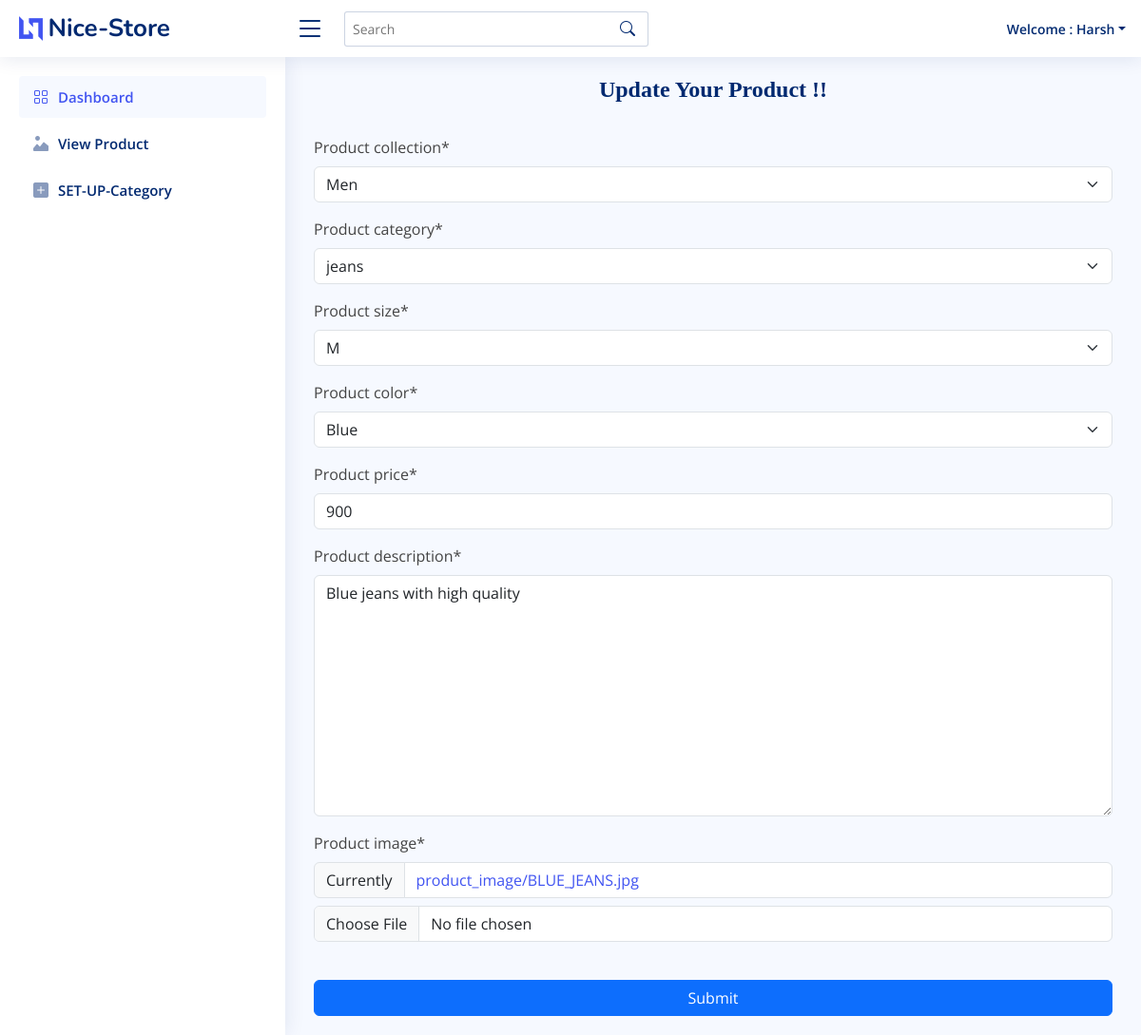
The page /product_update/9/ (signed in) on the database its author committed.
### myapp/models.py (models this page shows, shortened)
class Product(models.Model):
    CHOICE1 = (
        ('men', 'Men'),  # {{ i.get_product_collection_display }} in this way capital Men ll show
        ('women', 'Women'),)
    CHOICE3 = (
        ('m', 'M'),
        ('l', 'L'),
    )
    CHOICE4 = (
        ('red', 'Red'),
        ('black', 'Black'),
        ('blue', 'Blue'),
    )
    product_seller = models.ForeignKey(UserCreate, on_delete=models.CASCADE)
    product_collection = models.CharField(max_length=100, choices=CHOICE1)
    product_category = models.ForeignKey(Category, on_delete=models.CASCADE)
    product_size = models.CharField(max_length=100, choices=CHOICE3)
    product_color = models.CharField(max_length=100, choices=CHOICE4)
    product_price = models.PositiveIntegerField()
    product_description = models.TextField()
    product_image = models.ImageField(upload_to="product_image/")

### myapp/views.py (the view, shortened to what this page needs)
# urls.py: path('product_update/<int:pk>/', views.ProductUpdateView.as_view(), name='product_update'),
class ProductUpdateView(LoginRequiredMixin, UpdateView):
    model = Product
    form_class = ViewProductUpdateForm
    template_name = 'myapp/seller/update_product.html'

### myapp/forms.py
class ViewProductUpdateForm(forms.ModelForm):
    class Meta:
        model = Product
        exclude = ('product_seller',)

### myapp/models.py (called while the page is built)
    def __str__(self):
        return self.category_name

### myapp/templates/myapp/seller/update_product.html (shortened to what this page needs)
{% extends 'seller_index_.html' %}
{% load crispy_forms_filters %}
{% block content %}
    <main id="main" class="main">
        <div class="pagetitle">
            <h1 style="text-align : center; font-family: KacstDigital;"> Update Your Product !! </h1><br>
        </div>
        <form method="post">
            {{ form.product_collection | as_crispy_field }}
            {{ form.product_category | as_crispy_field }}
            {{ form.product_size | as_crispy_field }}
            {{ form.product_color | as_crispy_field }}
            {{ form.product_price | as_crispy_field }}
            {{ form.product_description | as_crispy_field }}
            {{ form.product_image | as_crispy_field }}
            <button class="btn btn-primary w-100 mt-4 " type="submit">Submit</button>
        </form>
    </main>
{% endblock %}

### templates/header.html (shortened to what this page needs)
{% load static %}
<header id="header" class="header fixed-top d-flex align-items-center">
    <div class="d-flex align-items-center justify-content-between">
        <a href="index.html" class="logo d-flex align-items-center">
            <img src="{% static 'assets/img/logo.png' %}" alt="">
            <span class="d-none d-lg-block">Nice-Store</span>
        </a>
        <i class="bi bi-list toggle-sidebar-btn"></i>
    </div>
    <div class="search-bar">
        <form class="search-form d-flex align-items-center" method="POST" action="#">
            <input type="text" name="query" placeholder="Search" title="Enter search keyword">
            <button type="submit" title="Search"><i class="bi bi-search"></i></button>
        </form>
    </div>
    <nav class="header-nav ms-auto">
        <ul class="d-flex align-items-center">
            {% if user.is_authenticated %}
                <li class="nav-item dropdown pe-3">
                <a class="nav-link nav-profile d-flex align-items-center pe-0" href="#" data-bs-toggle="dropdown">
                    <span class="d-none d-md-block dropdown-toggle ps-2">Welcome : {{ user.username }}</span>
                </a>
            {% endif %}
            </li>
        </ul>
    </nav>
</header>

### static/assets/css/style.css (style rules this page uses)
:root { scroll-behavior: smooth; }
body { font-family: "Open Sans", sans-serif; background: #f6f9ff; color: #444444; }
a { color: #4154f1; text-decoration: none; }
h1, h2, h3, h4, h5, h6 { font-family: "Nunito", sans-serif; }
#main { margin-top: 60px; padding: 20px 30px; transition: all 0.3s; }
.pagetitle { margin-bottom: 10px; }
.pagetitle h1 { font-size: 24px; margin-bottom: 0; font-weight: 600; color: #012970; }
.logo { line-height: 1; }
@media (min-width: 1200px) { .logo { width: 280px; } }
.logo img { max-height: 26px; margin-right: 6px; }
.logo span { font-size: 26px; font-weight: 700; color: #012970; font-family: "Nunito", sans-serif; }
.header { transition: all 0.5s; z-index: 997; height: 60px; box-shadow: 0px 2px 20px rgba(1, 41, 112, 0.1); background-color: #fff; padding-left: 20px; }
.header .toggle-sidebar-btn { font-size: 32px; padding-left: 10px; cursor: pointer; color: #012970; }
.header .search-bar { min-width: 360px; padding: 0 20px; }
.header .search-form { width: 100%; }
.header .search-form input { border: 0; font-size: 14px; color: #012970; border: 1px solid rgba(1, 41, 112, 0.2); padding: 7px 38px 7px 8px; border-radius: 3px; transition: 0.3s; width: 100%; }
.header .search-form button { border: 0; padding: 0; margin-left: -30px; background: none; }
.header .search-form button i { color: #012970; }
.header-nav ul { list-style: none; }
.header-nav>ul { margin: 0; padding: 0; }
.header-nav .nav-profile { color: #012970; }
.header-nav .nav-profile span { font-size: 14px; font-weight: 600; }
@media (min-width: 1200px) { #main, #footer { margin-left: 300px; } }

### rows shown on the page
Product: product_collection "Men", product_category "jeans", product_size "M", product_color "Blue", product_price "900", product_description "Blue jeans with high quality"

### other values the page prints
{{ user.username }} "Harsh"
